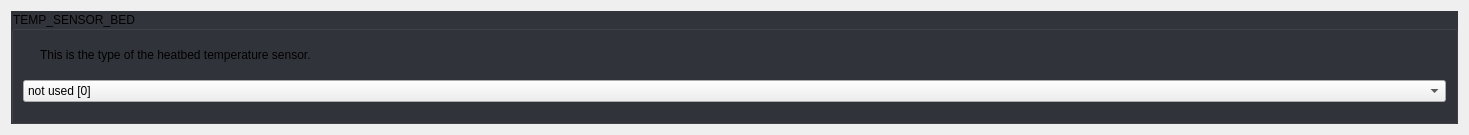
            <widget class="QWidget" name="scrollAreaWidgetContents_9">
             <property name="geometry">
              <rect>
               <x>0</x>
               <y>0</y>
               <width>1469</width>
               <height>135</height>
              </rect>
             </property>
             <property name="styleSheet">
              <string notr="true">#scrollAreaWidgetContents_9 {
	background: rgb(34, 35, 40);
}</string>
             </property>
             <layout class="QGridLayout" name="gridLayout_43">
              <property name="spacing">
               <number>10</number>
              </property>
              <item row="0" column="0">
               <widget class="QGroupBox" name="groupBox_13">
                <property name="focusPolicy">
                 <enum>Qt::StrongFocus</enum>
                </property>
                <property name="styleSheet">
                 <string notr="true">QGroupBox:!disabled {
	background: rgb(50, 52, 59);
}</string>
                </property>
                <property name="title">
                 <string>TEMP_SENSOR_BED</string>
                </property>
                <property name="checkable">
                 <bool>false</bool>
                </property>
                <layout class="QGridLayout" name="gridLayout_13">
                 <property name="spacing">
                  <number>10</number>
                 </property>
                 <item row="0" column="0">
                  <widget class="QLabel" name="label_16">
                   <property name="sizePolicy">
                    <sizepolicy hsizetype="Fixed" vsizetype="Fixed">
                     <horstretch>0</horstretch>
                     <verstretch>0</verstretch>
                    </sizepolicy>
                   </property>
                   <property name="text">
                    <string/>
                   </property>
                   <property name="pixmap">
                    <pixmap resource="../resources/resources.qrc">:/info_FILL0_wght100_GRAD0_opsz20.svg</pixmap>
                   </property>
                  </widget>
                 </item>
                 <item row="0" column="1">
                  <widget class="QLabel" name="label_17">
                   <property name="text">
                    <string>This is the type of the heatbed temperature sensor.</string>
                   </property>
                   <property name="wordWrap">
                    <bool>true</bool>
                   </property>
                  </widget>
                 </item>
                 <item row="1" column="0" colspan="2">
                  <widget class="Dropdown" name="uTempSensorBedDropdown">
                   <property name="currentIndex">
                    <number>53</number>
                   </property>
                   <item>
                    <property name="text">
                     <string>MAX31865 with Pt100/Pt1000, 2, 3, or 4-wire (only for sensors 0-1) [-5]</string>
                    </property>
                   </item>
                   <item>
                    <property name="text">
                     <string>MAX31855 with Thermocouple, -200°C to +700°C (only for sensors 0-1) [-3]</string>
                    </property>
                   </item>
                   <item>
                    <property name="text">
                     <string>MAX6675 with Thermocouple, 0°C to +700°C (only for sensors 0-1) [-2]</string>
                    </property>
                   </item>
                   <item>
                    <property name="text">
                     <string>AD8495 with Thermocouple [-4]</string>
                    </property>
                   </item>
                   <item>
                    <property name="text">
                     <string>AD595 with Thermocouple [-1]</string>
                    </property>
                   </item>
                   <item>
                    <property name="text">
                     <string>100kΩ EPCOS - Best choice for EPCOS thermistors [1]</string>
                    </property>
                   </item>
                   <item>
                    <property name="text">
                     <string>100kΩ Same as #1, but 3.3V scaled for MEGA [331]</string>
                    </property>
                   </item>
                   <item>
                    <property name="text">
                     <string>100kΩ Same as #1, but 3.3V scaled for DUE [332]</string>
                    </property>
                   </item>
                   <item>
                    <property name="text">
                     <string>200kΩ ATC Semitec 204GT-2 [2]</string>
                    </property>
                   </item>
                   <item>
                    <property name="text">
                     <string>200kΩ Copymaster 3D [202]</string>
                    </property>
                   </item>
                   <item>
                    <property name="text">
                     <string>???Ω Mendel-parts thermistor [3]</string>
                    </property>
                   </item>
                   <item>
                    <property name="text">
                     <string>10kΩ Generic Thermistor !! DO NOT use for a hotend - it gives bad resolution at high temp. !! [4]</string>
                    </property>
                   </item>
                   <item>
                    <property name="text">
                     <string>100kΩ ATC Semitec 104GT-2/104NT-4-R025H42G - Used in ParCan, J-Head, and E3D, SliceEngineering 300°C [5]</string>
                    </property>
                   </item>
                   <item>
                    <property name="text">
                     <string>100kΩ Zonestar - Tronxy X3A [501]</string>
                    </property>
                   </item>
                   <item>
                    <property name="text">
                     <string>100kΩ Zonestar - used by hot bed in Zonestar Průša P802M [502]</string>
                    </property>
                   </item>
                   <item>
                    <property name="text">
                     <string>100kΩ Zonestar (Z8XM2) Heated Bed thermistor [503]</string>
                    </property>
                   </item>
                   <item>
                    <property name="text">
                     <string>100kΩ Zonestar P802QR2 (Part# QWG-104F-B3950) Hotend Thermistor [504]</string>
                    </property>
                   </item>
                   <item>
                    <property name="text">
                     <string>100kΩ Zonestar P802QR2 (Part# QWG-104F-3950) Bed Thermistor [505]</string>
                    </property>
                   </item>
                   <item>
                    <property name="text">
                     <string>100kΩ RPW-Ultra hotend [512]</string>
                    </property>
                   </item>
                   <item>
                    <property name="text">
                     <string>100kΩ EPCOS - Not as accurate as table #1 (created using a fluke thermocouple) [6]</string>
                    </property>
                   </item>
                   <item>
                    <property name="text">
                     <string>100kΩ Honeywell 135-104LAG-J01 [7]</string>
                    </property>
                   </item>
                   <item>
                    <property name="text">
                     <string>100kΩ Honeywell 135-104LAF-J01 [71]</string>
                    </property>
                   </item>
                   <item>
                    <property name="text">
                     <string>100kΩ Vishay 0603 SMD NTCS0603E3104FXT [8]</string>
                    </property>
                   </item>
                   <item>
                    <property name="text">
                     <string>100kΩ GE Sensing AL03006-58.2K-97-G1 [9]</string>
                    </property>
                   </item>
                   <item>
                    <property name="text">
                     <string>100kΩ RS PRO 198-961 [10]</string>
                    </property>
                   </item>
                   <item>
                    <property name="text">
                     <string>100kΩ Keenovo AC silicone mats, most Wanhao i3 machines - beta 3950, 1% [11]</string>
                    </property>
                   </item>
                   <item>
                    <property name="text">
                     <string>100kΩ Vishay 0603 SMD NTCS0603E3104FXT (#8) - calibrated for Makibox hot bed [12]</string>
                    </property>
                   </item>
                   <item>
                    <property name="text">
                     <string>100kΩ Hisens up to 300°C - for &quot;Simple ONE&quot; &amp; &quot;All In ONE&quot; hotend - beta 3950, 1% [13]</string>
                    </property>
                   </item>
                   <item>
                    <property name="text">
                     <string>100kΩ Calibrated for JGAurora A5 hotend [15]</string>
                    </property>
                   </item>
                   <item>
                    <property name="text">
                     <string>200kΩ ATC Semitec 204GT-2 Dagoma.Fr - MKS_Base_DKU001327 [18]</string>
                    </property>
                   </item>
                   <item>
                    <property name="text">
                     <string>100kΩ GTM32 Pro vB - hotend - 4.7kΩ pullup to 3.3V and 220Ω to analog input [22]</string>
                    </property>
                   </item>
                   <item>
                    <property name="text">
                     <string>100kΩ GTM32 Pro vB - bed - 4.7kΩ pullup to 3.3v and 220Ω to analog input [23]</string>
                    </property>
                   </item>
                   <item>
                    <property name="text">
                     <string>100kΩ Kis3d Silicone heating mat 200W/300W with 6mm precision cast plate (EN AW 5083) NTC100K - beta 3950 [30]</string>
                    </property>
                   </item>
                   <item>
                    <property name="text">
                     <string>100kΩ Maker's Tool Works Kapton Bed Thermistor - beta 3950 [60]</string>
                    </property>
                   </item>
                   <item>
                    <property name="text">
                     <string>100kΩ Formbot/Vivedino 350°C Thermistor - beta 3950 [61]</string>
                    </property>
                   </item>
                   <item>
                    <property name="text">
                     <string>4.7MΩ Dyze Design / Trianglelab T-D500 500°C High Temperature Thermistor [66]</string>
                    </property>
                   </item>
                   <item>
                    <property name="text">
                     <string>500kΩ SliceEngineering 450°C Thermistor [67]</string>
                    </property>
                   </item>
                   <item>
                    <property name="text">
                     <string>PT100 amplifier board from Dyze Design [68]</string>
                    </property>
                   </item>
                   <item>
                    <property name="text">
                     <string>100kΩ bq Hephestos 2 [70]</string>
                    </property>
                   </item>
                   <item>
                    <property name="text">
                     <string>100kΩ Generic Silicon Heat Pad with NTC100K MGB18-104F39050L32 [75]</string>
                    </property>
                   </item>
                   <item>
                    <property name="text">
                     <string>100kΩ Ultimachine Rambo TDK NTCG104LH104KT1 NTC100K motherboard Thermistor [2000]</string>
                    </property>
                   </item>
                   <item>
                    <property name="text">
                     <string>100kΩ EPCOS (1kΩ pullup) [51]</string>
                    </property>
                   </item>
                   <item>
                    <property name="text">
                     <string>200kΩ ATC Semitec 204GT-2 (1kΩ pullup) [52]</string>
                    </property>
                   </item>
                   <item>
                    <property name="text">
                     <string>100kΩ ATC Semitec 104GT-2 - Used in ParCan &amp; J-Head (1kΩ pullup) [55]</string>
                    </property>
                   </item>
                   <item>
                    <property name="text">
                     <string>100kΩ Found on some Wanhao i3 machines with a 10kΩ pull-up resistor [99]</string>
                    </property>
                   </item>
                   <item>
                    <property name="text">
                     <string>Pt100 with 1kΩ pullup (atypical) [110]</string>
                    </property>
                   </item>
                   <item>
                    <property name="text">
                     <string>Pt100 with 4.7kΩ pullup [147]</string>
                    </property>
                   </item>
                   <item>
                    <property name="text">
                     <string>Pt1000 with 1kΩ pullup (atypical) [1010]</string>
                    </property>
                   </item>
                   <item>
                    <property name="text">
                     <string>Pt1000 with 2.2kΩ pullup [1022]</string>
                    </property>
                   </item>
                   <item>
                    <property name="text">
                     <string>Pt1000 with 4.7kΩ pullup (E3D) [1047]</string>
                    </property>
                   </item>
                   <item>
                    <property name="text">
                     <string>Pt100 with circuit in the Ultimainboard V2.x with mainboard ADC reference voltage = INA826 amplifier-board supply voltage. [20]</string>
                    </property>
                   </item>
                   <item>
                    <property name="text">
                     <string>Pt100 with circuit in the Ultimainboard V2.x with 3.3v ADC reference voltage (STM32, LPC176x....) and 5V INA826 amplifier board supply. [21]</string>
                    </property>
                   </item>
                   <item>
                    <property name="text">
                     <string>Pt100 with circuit in Overlord, similar to Ultimainboard V2.x [201]</string>
                    </property>
                   </item>
                   <item>
                    <property name="text">
                     <string>not used [0]</string>
                    </property>
                   </item>
                   <item>
                    <property name="text">
                     <string>Custom - Specify parameters in Configuration_adv.h [1000]</string>
                    </property>
                   </item>
                   <item>
                    <property name="text">
                     <string>Dummy Table that ALWAYS reads 25°C or the temperature defined below. [998]</string>
                    </property>
                   </item>
                   <item>
                    <property name="text">
                     <string>Dummy Table that ALWAYS reads 100°C or the temperature defined below. [999]</string>
                    </property>
                   </item>
                  </widget>
                 </item>
                </layout>
               </widget>
              </item>
             </layout>
            </widget>
